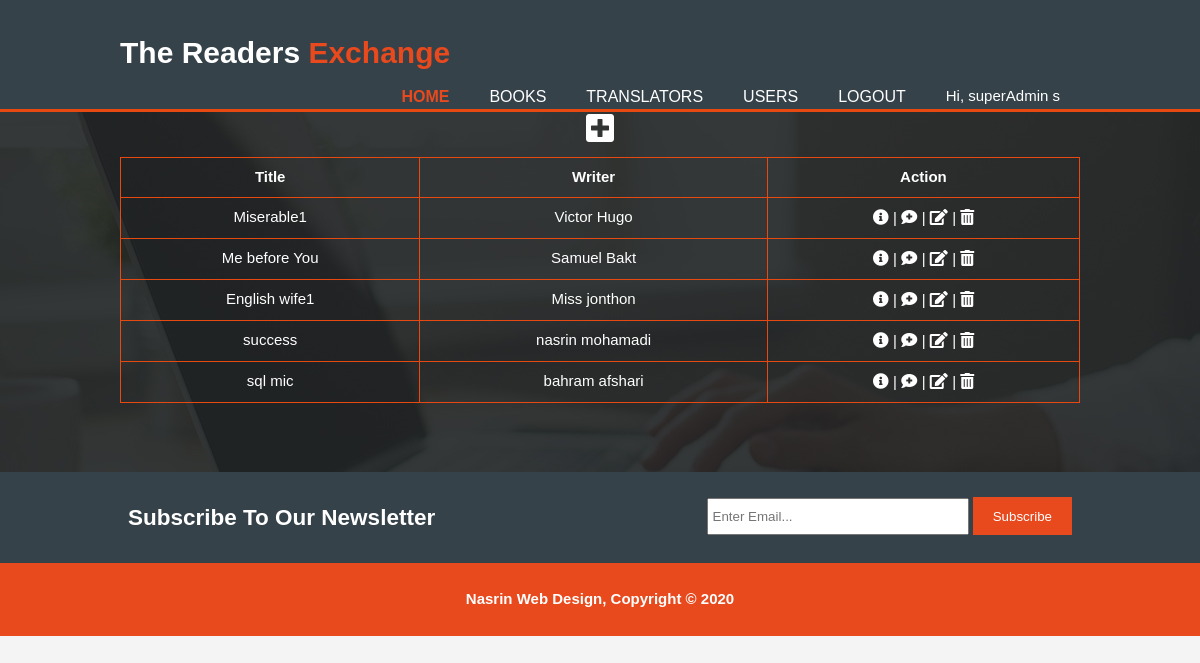
The app's page /index.php?action=list&model=book (signed in) with its own data.
### tables this page shows
CREATE TABLE `books` (
  `id` int(6) NOT NULL,
  `title` varchar(255) NOT NULL,
  `writer` varchar(255) NOT NULL,
  `type` varchar(50) DEFAULT NULL,
  `description` text,
  `lang` varchar(2) DEFAULT NULL,
  `update_at` timestamp NOT NULL DEFAULT CURRENT_TIMESTAMP ON UPDATE CURRENT_TIMESTAMP,
  `create_at` timestamp NOT NULL DEFAULT CURRENT_TIMESTAMP,
  `imageUrl` varchar(255) DEFAULT NULL,
  `year` int(4) DEFAULT NULL
);

### controllers/controllerbook.class.php (called while the page is built, shortened)
<?php
class ControllerBook
{
	private $_book;
	public function __construct(){
        $this->_book = new Book();
    }
	public function list(){
		$content = $this->_book->getAll("books");
		$array = array("content" => $content);
		$viewBookList = new View('booklist');
		$viewBookList->generate($array);
	}
}

### index.php (called while the page is built, shortened)
<?php
$controller = new Controller();
$controller->router();
?>

### lib/singletonpdo.class.php (called while the page is built, shortened)
<?php
class SingletonPDO {
    private $PDOInstance = null;
    private static $instance = null;
    private function __construct(){
        $this->PDOInstance = new PDO('mysql:host='. self::DB_SERVEUR .';dbname='. self::DB_NOM, self::DB_LOGIN, self::DB_PASSWORD);
    }
    static function getInstance(){
        if(is_null(self::$instance)){
            self::$instance = new SingletonPDO();
        }
        return self::$instance;
    }
    function __call($name, $arguments){
        return $this->PDOInstance->{$name}(implode(',', $arguments));
    }
}

### models/main.class.php (called while the page is built, shortened)
<?php
abstract class Main {
    public function getAll($tbname){
        $db = SingletonPDO::getInstance();
        $translators = $db->prepare('select * FROM '.$tbname);
        $translators->execute();
        return $translators->fetchAll(PDO::FETCH_ASSOC);
    }
}

### views/view_booklist.php (the view)
<?php if ( isset($_SESSION["user"]) && ( $_SESSION["user"]["type"] == SA  || $_SESSION["user"]["type"] == A ) ) { ?>
    <div  class="add">
      <a href="index.php?action=add&model=book" class="detail">
        <i class="fas fa-plus-square fa-2x"></i>
      </a>
    </div>
<?php } ?>
 <table class="list" >
      <thead>
        <tr>
          <th>Title</th>
          <th>Writer</th>
          <?php if ( isset($_SESSION["user"]) ) { ?>
              <th>Action</th>
          <?php } ?>
        </tr>
      </thead>
      <tbody>
        <?php foreach ($content as $key => $value) { ?>
        <tr>
          <td><?= $value["title"] ?></td>
          <td><?= $value["writer"] ?></td>
          <?php if ( isset($_SESSION["user"]) ) { ?>
              <td><a href="index.php?action=detail&model=book&id=<?= $value["id"] ?>" class="detail">
                    <i class="fas fa-info-circle"></i>
                  </a> |
                  <a href="index.php?action=addComment&model=book&id=<?= $value["id"] ?>" class="detail">
                    <i class="fas fa-comment-medical"></i>
                  </a>
                  <?php if ( $_SESSION["user"]["type"] == SA  || $_SESSION["user"]["type"] == A ) { ?>
                       |
                      <a href="index.php?action=edit&model=book&id=<?= $value["id"] ?>" class="modify" >
                        <i class="fas fa-edit"></i>
                      </a> |
                      <a href="index.php?action=delete&model=book&id=<?= $value["id"] ?>" class="delete">
                        <i class="fas fa-trash-alt"></i>
                      </a>
                <?php } ?>
              </td>
          <?php } ?>
        </tr>
        <?php } ?>
      </tbody>
    </table>

### assets/css/_library.css (style rules this page uses)
body { font-family: Arial, Helvetica,sans-serif; font-size: 15px; line-height: 1.5; font: 15px/1.5 Arial, Helvetica,sans-serif; padding: 0; margin:0; background-color: #f4f4f4; }
.detail { text-align: left; }
.list td, th { border: 1px solid #e84911; text-align: center; padding: 8px; }
.list { margin: 10px auto; font-family: arial, sans-serif; border-collapse: collapse; width: 100%; }
.list a { text-decoration: none; color: #ffffff; text-transform: uppercase; font-size: 16px }
.add a { text-decoration: none; color: white; text-transform: uppercase; font-size: 16px; text-align: left !important; }

### records on screen
books: title "Miserable1", writer "Victor Hugo"
books: title "Me before You", writer "Samuel Bakt"
books: title "English wife1", writer "Miss jonthon"
books: title "success", writer "nasrin mohamadi"
books: title "sql mic", writer "bahram afshari"

### other values on screen
$_SESSION["user"]["firstName"] "superAdmin"
$_SESSION["user"]["lastName"] "s"
